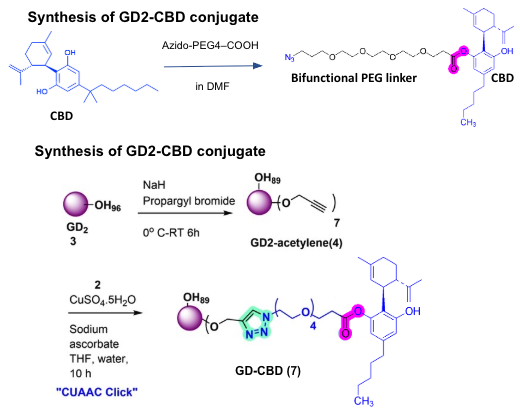
#> input picture literature/chemistry_scheme/panel_c_GD2-CBD_clean.png, 520 x 414 px, found by its file name
$ python build_fig1_mock.py
#> lines starting #> are read from the running program, lines starting #| are printed output that depends on the picture
### figures/mockups/mock_helpers.py
"""Shared helpers for mock-data figure mockups. Every synthetic panel gets a
visible MOCK DATA watermark baked into the image - these are illustrative
shapes for layout purposes, not real measurements, and should never be
mistaken for results.
"""
import numpy as np
import matplotlib.pyplot as plt
import matplotlib.patches as patches

plt.rcParams.update({
    "font.family": "DejaVu Sans",
    "font.size": 9,
    "axes.spines.top": False,
    "axes.spines.right": False,
    "axes.edgecolor": "#555555",
    "axes.labelcolor": "#222222",
    "xtick.color": "#555555",
    "ytick.color": "#555555",
    "figure.facecolor": "white",
    "savefig.facecolor": "white",
})

COLOR = {"GD-CBD": "#2E7D32", "CBD": "#757575", "Vehicle": "#111111", "GD": "#5B8DB8"}
RNG = np.random.default_rng(42)


def watermark(ax, text="MOCK DATA"):
    ax.text(0.5, 0.5, text, transform=ax.transAxes, fontsize=16, color="#D32F2F",
            alpha=0.18, ha="center", va="center", rotation=28, fontweight="bold", zorder=10)


def status_tag(ax, status):
    colors = {"Have": "#2E7D32", "Partial": "#B8860B", "Box": "#9E9E9E", "Mock": "#D32F2F"}
    ax.text(0.98, 1.08, status, transform=ax.transAxes, fontsize=7.5, fontweight="bold",
            ha="right", va="bottom", color=colors.get(status, "#9E9E9E"))


def panel_letter(ax, letter, dx=-0.12, dy=1.15):
    ax.text(dx, dy, letter, transform=ax.transAxes, fontsize=13, fontweight="bold")


# [11 lines left out: function empty_box, not called in this run]

### figures/mockups/build_fig1_mock.py
import numpy as np
import matplotlib.pyplot as plt
import matplotlib.image as mpimg
from matplotlib.gridspec import GridSpec
from matplotlib.patches import FancyArrow, FancyBboxPatch
from mock_helpers import watermark, status_tag, panel_letter, RNG

fig = plt.figure(figsize=(11, 9.2))
fig.suptitle("Figure 1 — Chemistry and characterization of GD-CBD (MOCKUP)", fontsize=14, fontweight="bold", x=0.02, ha="left", y=0.985)
gs = GridSpec(3, 2, figure=fig, hspace=0.6, wspace=0.35, top=0.92, bottom=0.14, left=0.08, right=0.95, height_ratios=[1, 1, 0.75])

# 1a: synthesis scheme - REAL scheme (panel c of the chemist's own synthesis figure,
# cropped from the source image; the ketamine-conjugate panel (b) in that source figure
# is not ours and is excluded). Two real steps: CBD + azido-PEG4-COOH -> bifunctional
# PEG linker-CBD (in DMF); GD2-OH96 + propargyl bromide -> GD2-acetylene (4), then CuAAC
# click of (4) with the linker-CBD to give GD-CBD (7). Real route, so status is "Have",
# not "Box" - this is the one panel in this figure that isn't illustrative.
ax_a = fig.add_subplot(gs[0, 0])
img_a = mpimg.imread("/home/user/gd-cbd/literature/chemistry_scheme/panel_c_GD2-CBD_clean.png")
#> img_a is the input picture: shape (414, 520, 3) float32; mean R, G, B 0.962, 0.959, 0.969
ax_a.imshow(img_a)
ax_a.axis("off")
ax_a.set_title("Synthesis scheme (real route)", fontsize=9)
panel_letter(ax_a, "a")
status_tag(ax_a, "Have")

# 1b: physicochemical table - mock values, calibrated to Sharma 2024 (GD2-VPA): same GD
# platform and same CuAAC click linker chemistry as GD-CBD. GD2 itself: 4.4 nm, nearly
# neutral zeta. GD2-VPA: 6 wt% loading (7-8 drug molecules/dendrimer), 99% HPLC purity.
ax_b = fig.add_subplot(gs[0, 1])
ax_b.axis("off")
rows = [("Size (DLS)", "~4.5 ± 0.5 nm"), ("Zeta potential", "~0 to +2 mV (near neutral)"),
        ("CBD loading (NMR)", "~6-8% w/w"), ("HPLC purity", "~99%"), ("MW", "~X kDa (TBD)")]
tbl = ax_b.table(cellText=rows, colLabels=["Property", "Value (mock)"], loc="center", cellLoc="left")
tbl.auto_set_font_size(False); tbl.set_fontsize(8); tbl.scale(1, 1.6)
for (r, c), cell in tbl.get_celld().items():
    cell.set_edgecolor("#cccccc")
    if r == 0:
        cell.set_facecolor("#E3E8F0"); cell.set_text_props(fontweight="bold")
watermark(ax_b, "MOCK")
ax_b.set_title("Physicochemical characterization", fontsize=9, y=1.05)
panel_letter(ax_b, "b")
status_tag(ax_b, "Box")

# 1c: release profile - mock two curves, shaped to match Sharma 2024's GD2-VPA release data
# (same enzyme-cleavable linker + CuAAC chemistry as GD-CBD): ~80% release by day 7 (168h)
# under esterase/pH 5.5 (lysosomal-mimetic); <6% by day 7, minimal release up to 48h, under
# PBS/pH 7.4 (plasma-mimetic) - not a generic release shape, these are that paper's own numbers.
t = np.linspace(0, 168, 60)
ax_c = fig.add_subplot(gs[1, 0])
lyso = 80 / (1 + np.exp(-(t - 55) / 22)) + RNG.normal(0, 2, len(t))
plasma = 5.5 * (1 - np.exp(-t / 130)) + RNG.normal(0, 0.4, len(t))
ax_c.plot(t, lyso, color="#2E7D32", linewidth=1.8, label="Lysosomal (pH 5.5)")
ax_c.plot(t, plasma, color="#757575", linewidth=1.8, label="Plasma (pH 7.4)")
ax_c.set_xticks(range(0, 169, 24))  # 24h chunks, consistent with the other long time-series panels
ax_c.set_xlabel("Hours", fontsize=8); ax_c.set_ylabel("% CBD released", fontsize=8)
ax_c.legend(fontsize=7, frameon=False)
watermark(ax_c)
ax_c.set_title("Release profile", fontsize=9)
panel_letter(ax_c, "c")
status_tag(ax_c, "Box")

# 1d: stacked NMR traces - mock
ax_d = fig.add_subplot(gs[1, 1])
x = np.linspace(0, 10, 500)
def spectrum(peaks, offset):
#> called with offset = 0
    y = np.zeros_like(x)
    for p, h in peaks:
        y += h * np.exp(-((x - p) ** 2) / (2 * 0.04 ** 2))
    return y + offset
ax_d.plot(x, spectrum([(1.2, 1), (3.4, 0.6), (7.2, 0.8)], 0), color="#111111", linewidth=0.8)
ax_d.plot(x, spectrum([(1.2, 1), (3.4, 0.6), (4.1, 0.5)], 2.5), color="#757575", linewidth=0.8)
ax_d.plot(x, spectrum([(1.2, 1), (3.4, 0.6), (4.1, 0.5), (7.8, 0.4)], 5), color="#2E7D32", linewidth=0.8)
ax_d.text(9.7, 0.3, "CBD", fontsize=7, ha="right"); ax_d.text(9.7, 2.8, "intermediate", fontsize=7, ha="right")
ax_d.text(9.7, 5.3, "GD-CBD", fontsize=7, ha="right")
ax_d.invert_xaxis(); ax_d.set_yticks([]); ax_d.set_xlabel("δ (ppm)", fontsize=8)
watermark(ax_d)
ax_d.set_title("¹H NMR, stacked traces", fontsize=9)
panel_letter(ax_d, "d")
status_tag(ax_d, "Box")

# 1e: hemocompatibility / complement activation - mock. No comparator paper runs this
# assay (checked: none of the four report hemolysis/complement/CARPA data), so these
# values are NOT calibrated to a specific paper - they're set in line with the published
# hydroxyl-PAMAM/glucose-dendrimer biocompatibility literature generally (hydroxyl-terminated
# dendrimers are consistently reported as non-hemolytic, well below the <5% hemolysis /
# <2-fold complement-activation thresholds used to call a nanomaterial "safe" in that
# literature) - unlike amine-terminated dendrimers, which are not. All three assays plotted
# as fold-vs-baseline so they share one y-axis; dotted line marks a common "flag for
# follow-up" convention (2x baseline), not a true normal-range ceiling like panel 4g's.
ax_e = fig.add_subplot(gs[2, :])
assays = ["Hemolysis\n(fold vs. PBS control)", "C3a\n(fold vs. baseline)", "Platelet activation\n(fold vs. baseline)"]
gd_alone = [1.1, 1.1, 1.05]
gd_cbd = [1.2, 1.15, 1.1]
gd_alone_err = [0.15, 0.15, 0.1]
gd_cbd_err = [0.2, 0.2, 0.15]
xpos = np.arange(3)
w = 0.32
ax_e.axhline(2.0, color="#D32F2F", linewidth=0.8, linestyle=":")
ax_e.text(2.35, 2.05, "flag for follow-up (2x)", fontsize=6.5, color="#D32F2F", va="bottom")
ax_e.bar(xpos - w / 2, gd_alone, width=w, yerr=gd_alone_err, color="#5B8DB8", capsize=3, label="GD alone", edgecolor="white")
ax_e.bar(xpos + w / 2, gd_cbd, width=w, yerr=gd_cbd_err, color="#2E7D32", capsize=3, label="GD-CBD", edgecolor="white")
ax_e.set_xticks(xpos); ax_e.set_xticklabels(assays, fontsize=7.5)
ax_e.set_ylim(0, 2.6)
ax_e.set_ylabel("Fold vs. negative control", fontsize=8)
ax_e.legend(fontsize=7.5, frameon=False, loc="upper left")
watermark(ax_e, "MOCK")
ax_e.set_title("Hemocompatibility and complement activation (CARPA panel)", fontsize=9)
panel_letter(ax_e, "e")
status_tag(ax_e, "Box")

fig.text(0.02, 0.01,
         "Figure 1. Synthesis and characterization of GD-CBD. (a) Synthesis scheme: CBD + azido-PEG4-COOH gives a bifunctional PEG linker-CBD; GD2 (OH96) + propargyl "
         "bromide gives GD2-acetylene; CuAAC click of the two gives GD-CBD. (b) Physicochemical characterization: size (DLS), zeta potential, CBD loading, HPLC purity, and "
         "molecular weight. (c) In vitro CBD release under lysosomal-mimetic (pH 5.5) vs. plasma-mimetic (pH 7.4) conditions. (d) Stacked 1H NMR traces for CBD, the linker "
         "intermediate, and GD-CBD. (e) Hemolysis, complement activation (C3a), and platelet activation, GD alone vs. GD-CBD, anticipating a standard nanomedicine preclinical "
         "question not otherwise in this plan. "
         "Panel a is the chemist's real synthesis scheme, not a mockup. Values in b/c/d/e are illustrative placeholders, not measurements. Panels b and c are scaled to "
         "Sharma 2024's GD2-VPA data (same GD platform, same CuAAC click linker chemistry: 4.4 nm, near-neutral zeta, 6 wt% loading, 99% purity, ~80% release by day 7 at "
         "pH 5.5 vs. <6% by day 7 at pH 7.4), not arbitrary numbers. Panel e has no comparator-paper precedent (none of the four run this assay) — scaled instead to "
         "published hydroxyl-dendrimer biocompatibility ranges. Real data pending: Batch 4 identity (~Oct 23), release profile, spectra; panel e is not yet a planned assay "
         "— included to show the shape if added.",
         fontsize=7, color="#555555", wrap=True)
plt.savefig("/home/user/gd-cbd/figures/mockups/fig1_box_layout.png", dpi=200, bbox_inches="tight")
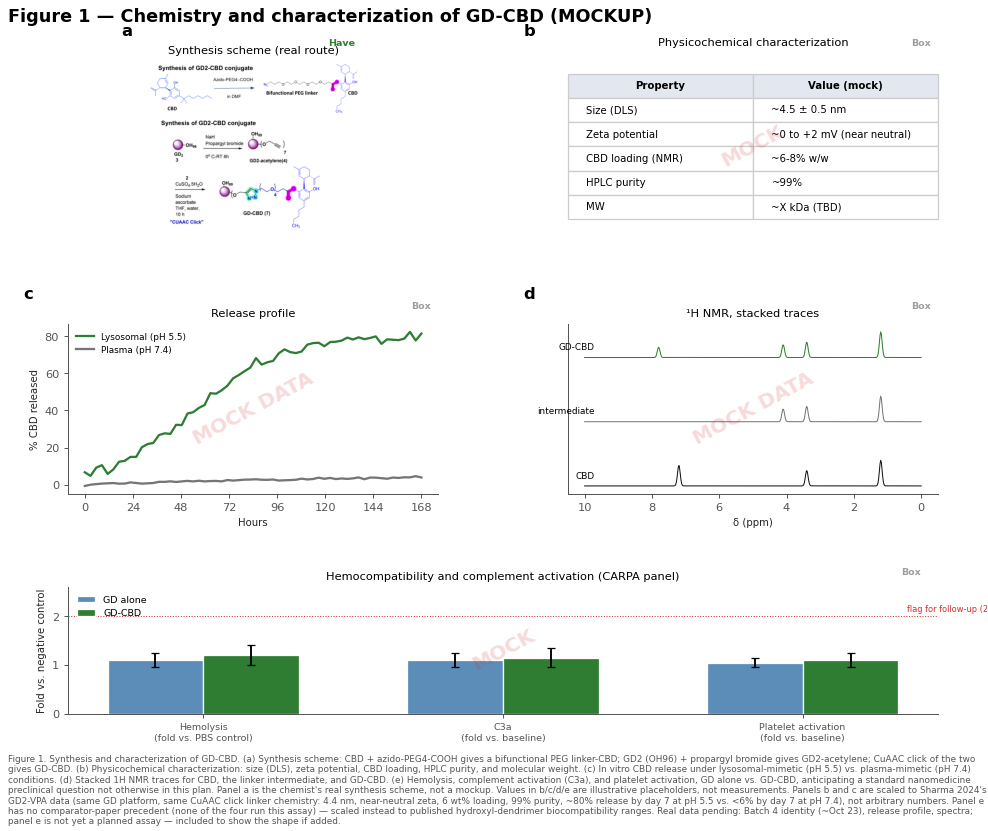
#> figure drawn by matplotlib, 4 panels; panel 2: curve peaks at x = 162.3, y = 82.39; panel 2: curve peaks at x = 165.2, y = 4.6; panel 4: tallest bar 1.2 high, from x = 2.78e-17 to 0.32
plt.close()
print("Saved fig1_box_layout.png (5 panels: a-e)")

$ run again, with literature/chemistry_scheme/GD2-CBD_synthesis_scheme.png copied over literature/chemistry_scheme/panel_c_GD2-CBD_clean.png
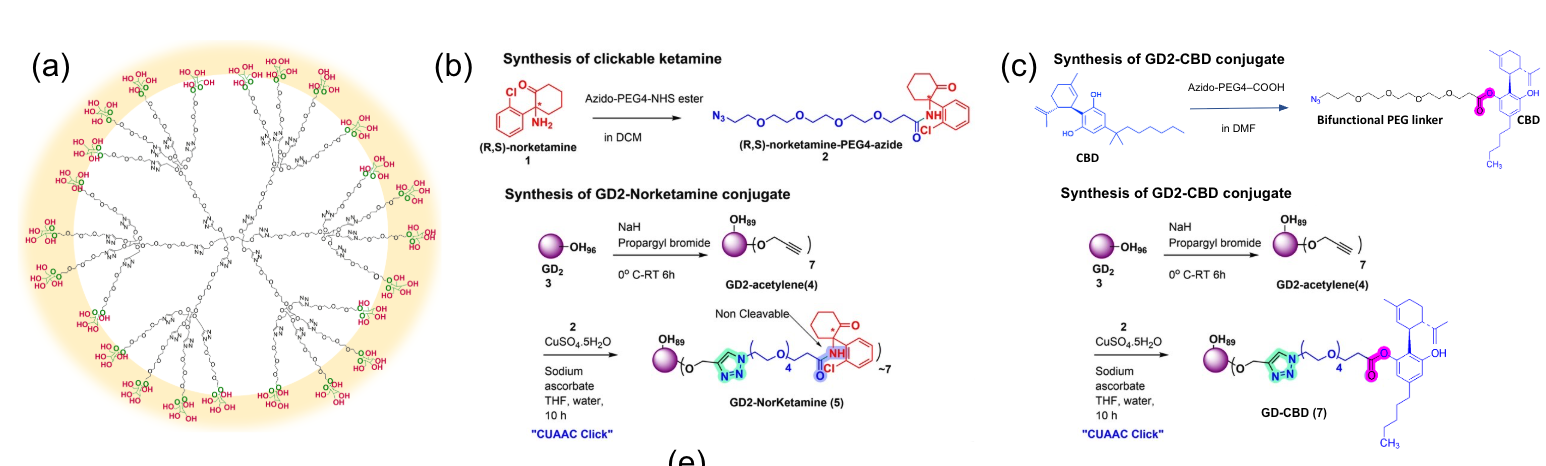
#> input picture literature/chemistry_scheme/GD2-CBD_synthesis_scheme.png, 1546 x 466 px, found by its file name
#> img_a is the input picture: shape (466, 1546, 4) float32; mean R, G, B, A 0.969, 0.961, 0.956, 1
#> `plt.savefig("/home/user/gd-cbd/figures/mockups/fig1_box_layout.png", d..`:
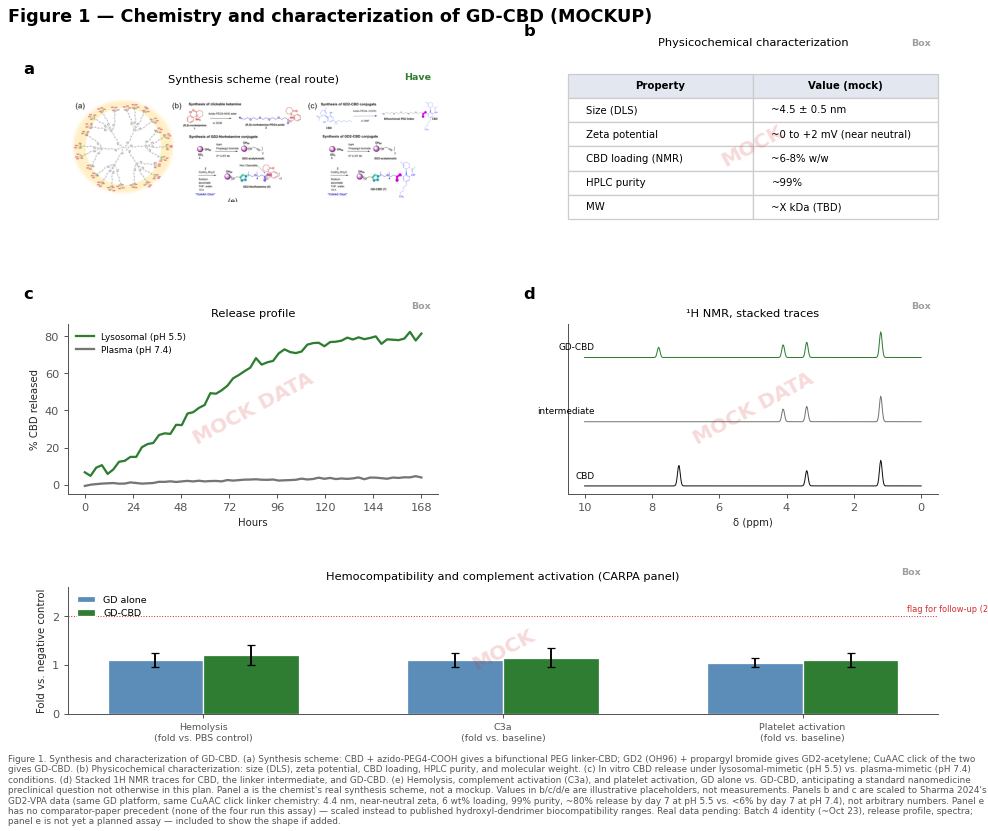
#> figure drawn by matplotlib, 4 panels; panel 2: curve peaks at x = 162.3, y = 82.39; panel 2: curve peaks at x = 165.2, y = 4.6; panel 4: tallest bar 1.2 high, from x = 2.78e-17 to 0.32

$ run again, with literature/chemistry_scheme/panel_c_GD2-CBD.png copied over literature/chemistry_scheme/panel_c_GD2-CBD_clean.png
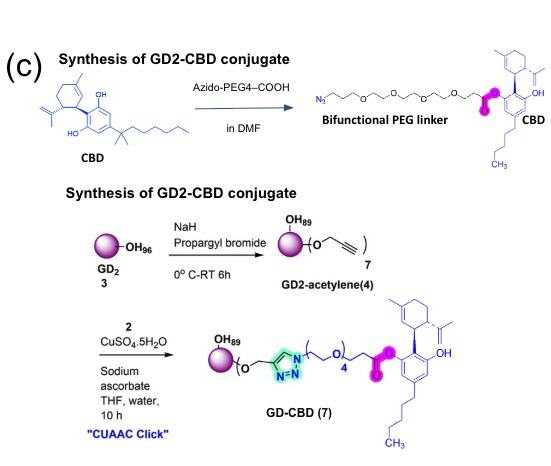
#> input picture literature/chemistry_scheme/panel_c_GD2-CBD.png, 551 x 466 px, found by its file name
#> img_a is the input picture: shape (466, 551, 3) float32; mean R, G, B 0.967, 0.965, 0.973
#> `plt.savefig("/home/user/gd-cbd/figures/mockups/fig1_box_layout.png", d..`:
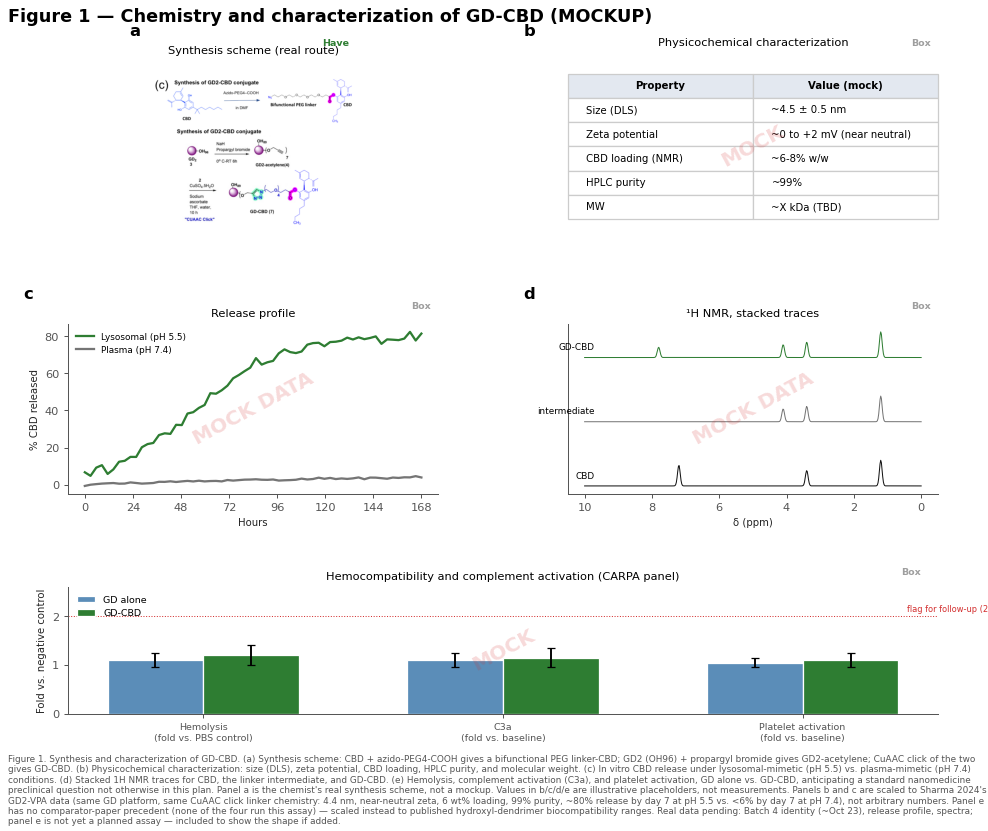
#> figure drawn by matplotlib, 4 panels; panel 2: curve peaks at x = 162.3, y = 82.39; panel 2: curve peaks at x = 165.2, y = 4.6; panel 4: tallest bar 1.2 high, from x = 2.78e-17 to 0.32
